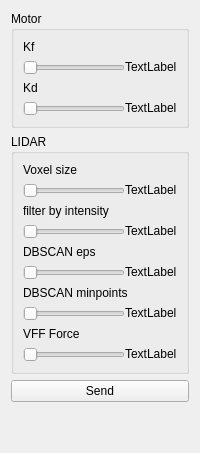
        <widget class="QWidget" name="Setting">
         <attribute name="title">
          <string>Setting</string>
         </attribute>
         <layout class="QVBoxLayout" name="verticalLayout_8">
          <item>
           <widget class="QGroupBox" name="groupBox">
            <property name="sizePolicy">
             <sizepolicy hsizetype="Preferred" vsizetype="Maximum">
              <horstretch>0</horstretch>
              <verstretch>0</verstretch>
             </sizepolicy>
            </property>
            <property name="title">
             <string>Motor</string>
            </property>
            <layout class="QVBoxLayout" name="verticalLayout_6">
             <item>
              <widget class="QLabel" name="label_10">
               <property name="sizePolicy">
                <sizepolicy hsizetype="Preferred" vsizetype="Maximum">
                 <horstretch>0</horstretch>
                 <verstretch>0</verstretch>
                </sizepolicy>
               </property>
               <property name="text">
                <string>Kf</string>
               </property>
              </widget>
             </item>
             <item>
              <layout class="QHBoxLayout" name="horizontalLayout_17">
               <property name="spacing">
                <number>0</number>
               </property>
               <item>
                <widget class="QSlider" name="coeff_Kf">
                 <property name="sizePolicy">
                  <sizepolicy hsizetype="Expanding" vsizetype="Maximum">
                   <horstretch>0</horstretch>
                   <verstretch>0</verstretch>
                  </sizepolicy>
                 </property>
                 <property name="maximum">
                  <number>100</number>
                 </property>
                 <property name="singleStep">
                  <number>1</number>
                 </property>
                 <property name="orientation">
                  <enum>Qt::Horizontal</enum>
                 </property>
                </widget>
               </item>
               <item>
                <widget class="QLabel" name="lbl_coeff_Kf">
                 <property name="sizePolicy">
                  <sizepolicy hsizetype="Preferred" vsizetype="Maximum">
                   <horstretch>0</horstretch>
                   <verstretch>0</verstretch>
                  </sizepolicy>
                 </property>
                 <property name="text">
                  <string>TextLabel</string>
                 </property>
                </widget>
               </item>
              </layout>
             </item>
             <item>
              <widget class="QLabel" name="label_14">
               <property name="sizePolicy">
                <sizepolicy hsizetype="Preferred" vsizetype="Maximum">
                 <horstretch>0</horstretch>
                 <verstretch>0</verstretch>
                </sizepolicy>
               </property>
               <property name="text">
                <string>Kd</string>
               </property>
              </widget>
             </item>
             <item>
              <layout class="QHBoxLayout" name="horizontalLayout_18">
               <property name="spacing">
                <number>0</number>
               </property>
               <item>
                <widget class="QSlider" name="coeff_Kd">
                 <property name="sizePolicy">
                  <sizepolicy hsizetype="Expanding" vsizetype="Maximum">
                   <horstretch>0</horstretch>
                   <verstretch>0</verstretch>
                  </sizepolicy>
                 </property>
                 <property name="maximum">
                  <number>100</number>
                 </property>
                 <property name="orientation">
                  <enum>Qt::Horizontal</enum>
                 </property>
                </widget>
               </item>
               <item>
                <widget class="QLabel" name="lbl_coeff_Kd">
                 <property name="sizePolicy">
                  <sizepolicy hsizetype="Preferred" vsizetype="Maximum">
                   <horstretch>0</horstretch>
                   <verstretch>0</verstretch>
                  </sizepolicy>
                 </property>
                 <property name="text">
                  <string>TextLabel</string>
                 </property>
                </widget>
               </item>
              </layout>
             </item>
            </layout>
           </widget>
          </item>
          <item>
           <widget class="QGroupBox" name="groupBox_2">
            <property name="title">
             <string>LIDAR</string>
            </property>
            <layout class="QVBoxLayout" name="verticalLayout_7">
             <item>
              <widget class="QLabel" name="label_12">
               <property name="sizePolicy">
                <sizepolicy hsizetype="Preferred" vsizetype="Maximum">
                 <horstretch>0</horstretch>
                 <verstretch>0</verstretch>
                </sizepolicy>
               </property>
               <property name="text">
                <string>Voxel size</string>
               </property>
              </widget>
             </item>
             <item>
              <layout class="QHBoxLayout" name="horizontalLayout_19">
               <property name="spacing">
                <number>0</number>
               </property>
               <item>
                <widget class="QSlider" name="coeff_voxel_size">
                 <property name="sizePolicy">
                  <sizepolicy hsizetype="Expanding" vsizetype="Maximum">
                   <horstretch>0</horstretch>
                   <verstretch>0</verstretch>
                  </sizepolicy>
                 </property>
                 <property name="minimum">
                  <number>1</number>
                 </property>
                 <property name="maximum">
                  <number>100</number>
                 </property>
                 <property name="value">
                  <number>1</number>
                 </property>
                 <property name="orientation">
                  <enum>Qt::Horizontal</enum>
                 </property>
                </widget>
               </item>
               <item>
                <widget class="QLabel" name="lbl_coeff_voxel_size">
                 <property name="sizePolicy">
                  <sizepolicy hsizetype="Preferred" vsizetype="Maximum">
                   <horstretch>0</horstretch>
                   <verstretch>0</verstretch>
                  </sizepolicy>
                 </property>
                 <property name="text">
                  <string>TextLabel</string>
                 </property>
                </widget>
               </item>
              </layout>
             </item>
             <item>
              <widget class="QLabel" name="label_16">
               <property name="sizePolicy">
                <sizepolicy hsizetype="Preferred" vsizetype="Maximum">
                 <horstretch>0</horstretch>
                 <verstretch>0</verstretch>
                </sizepolicy>
               </property>
               <property name="text">
                <string>filter by intensity</string>
               </property>
              </widget>
             </item>
             <item>
              <layout class="QHBoxLayout" name="horizontalLayout_20">
               <property name="spacing">
                <number>0</number>
               </property>
               <item>
                <widget class="QSlider" name="coeff_intensity">
                 <property name="sizePolicy">
                  <sizepolicy hsizetype="Expanding" vsizetype="Maximum">
                   <horstretch>0</horstretch>
                   <verstretch>0</verstretch>
                  </sizepolicy>
                 </property>
                 <property name="minimum">
                  <number>1</number>
                 </property>
                 <property name="maximum">
                  <number>100</number>
                 </property>
                 <property name="value">
                  <number>1</number>
                 </property>
                 <property name="orientation">
                  <enum>Qt::Horizontal</enum>
                 </property>
                </widget>
               </item>
               <item>
                <widget class="QLabel" name="lbl_coeff_intensity">
                 <property name="sizePolicy">
                  <sizepolicy hsizetype="Preferred" vsizetype="Maximum">
                   <horstretch>0</horstretch>
                   <verstretch>0</verstretch>
                  </sizepolicy>
                 </property>
                 <property name="text">
                  <string>TextLabel</string>
                 </property>
                </widget>
               </item>
              </layout>
             </item>
             <item>
              <widget class="QLabel" name="label_21">
               <property name="sizePolicy">
                <sizepolicy hsizetype="Preferred" vsizetype="Maximum">
                 <horstretch>0</horstretch>
                 <verstretch>0</verstretch>
                </sizepolicy>
               </property>
               <property name="text">
                <string>DBSCAN eps</string>
               </property>
              </widget>
             </item>
             <item>
              <layout class="QHBoxLayout" name="horizontalLayout_22">
               <property name="spacing">
                <number>0</number>
               </property>
               <item>
                <widget class="QSlider" name="coeff_eps">
                 <property name="sizePolicy">
                  <sizepolicy hsizetype="Expanding" vsizetype="Maximum">
                   <horstretch>0</horstretch>
                   <verstretch>0</verstretch>
                  </sizepolicy>
                 </property>
                 <property name="maximum">
                  <number>100</number>
                 </property>
                 <property name="orientation">
                  <enum>Qt::Horizontal</enum>
                 </property>
                </widget>
               </item>
               <item>
                <widget class="QLabel" name="lbl_coeff_eps">
                 <property name="sizePolicy">
                  <sizepolicy hsizetype="Preferred" vsizetype="Maximum">
                   <horstretch>0</horstretch>
                   <verstretch>0</verstretch>
                  </sizepolicy>
                 </property>
                 <property name="text">
                  <string>TextLabel</string>
                 </property>
                </widget>
               </item>
              </layout>
             </item>
             <item>
              <widget class="QLabel" name="label_23">
               <property name="sizePolicy">
                <sizepolicy hsizetype="Preferred" vsizetype="Maximum">
                 <horstretch>0</horstretch>
                 <verstretch>0</verstretch>
                </sizepolicy>
               </property>
               <property name="text">
                <string>DBSCAN minpoints</string>
               </property>
              </widget>
             </item>
             <item>
              <layout class="QHBoxLayout" name="horizontalLayout_23">
               <property name="spacing">
                <number>0</number>
               </property>
               <item>
                <widget class="QSlider" name="coeff_minpoints">
                 <property name="sizePolicy">
                  <sizepolicy hsizetype="Expanding" vsizetype="Maximum">
                   <horstretch>0</horstretch>
                   <verstretch>0</verstretch>
                  </sizepolicy>
                 </property>
                 <property name="maximum">
                  <number>100</number>
                 </property>
                 <property name="orientation">
                  <enum>Qt::Horizontal</enum>
                 </property>
                </widget>
               </item>
               <item>
                <widget class="QLabel" name="lbl_coeff_minpoints">
                 <property name="sizePolicy">
                  <sizepolicy hsizetype="Preferred" vsizetype="Maximum">
                   <horstretch>0</horstretch>
                   <verstretch>0</verstretch>
                  </sizepolicy>
                 </property>
                 <property name="text">
                  <string>TextLabel</string>
                 </property>
                </widget>
               </item>
              </layout>
             </item>
             <item>
              <widget class="QLabel" name="label_19">
               <property name="sizePolicy">
                <sizepolicy hsizetype="Preferred" vsizetype="Maximum">
                 <horstretch>0</horstretch>
                 <verstretch>0</verstretch>
                </sizepolicy>
               </property>
               <property name="text">
                <string>VFF Force</string>
               </property>
              </widget>
             </item>
             <item>
              <layout class="QHBoxLayout" name="horizontalLayout_21">
               <property name="spacing">
                <number>0</number>
               </property>
               <item>
                <widget class="QSlider" name="coeff_vff_force">
                 <property name="sizePolicy">
                  <sizepolicy hsizetype="Expanding" vsizetype="Maximum">
                   <horstretch>0</horstretch>
                   <verstretch>0</verstretch>
                  </sizepolicy>
                 </property>
                 <property name="maximum">
                  <number>100</number>
                 </property>
                 <property name="orientation">
                  <enum>Qt::Horizontal</enum>
                 </property>
                </widget>
               </item>
               <item>
                <widget class="QLabel" name="lbl_coeff_vff_force">
                 <property name="sizePolicy">
                  <sizepolicy hsizetype="Preferred" vsizetype="Maximum">
                   <horstretch>0</horstretch>
                   <verstretch>0</verstretch>
                  </sizepolicy>
                 </property>
                 <property name="text">
                  <string>TextLabel</string>
                 </property>
                </widget>
               </item>
              </layout>
             </item>
            </layout>
           </widget>
          </item>
          <item>
           <widget class="QPushButton" name="btn_coeff_send">
            <property name="text">
             <string>Send</string>
            </property>
           </widget>
          </item>
          <item>
           <spacer name="verticalSpacer_2">
            <property name="orientation">
             <enum>Qt::Vertical</enum>
            </property>
            <property name="sizeHint" stdset="0">
             <size>
              <width>20</width>
              <height>40</height>
             </size>
            </property>
           </spacer>
          </item>
         </layout>
        </widget>
